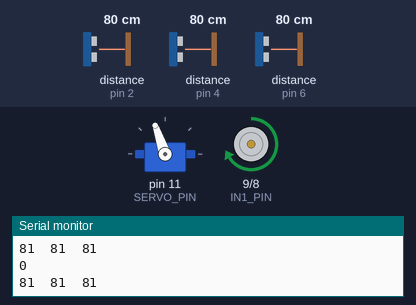
Recording of a sketch running on a simulated Arduino Uno, built with avr-gcc and run on an emulated ATmega328P. On the bench: servo, motor-driver pin pairs drawn as motors (green arrow = first pin HIGH = forward, orange = second pin HIGH = backward, longer = more drive, scaled by the enable pin), the last lines printed to the serial monitor. The test bench sets the inputs (shaded band); at power-on: distance to the obstacle (sensors on pin 4, pin 2, pin 6) 80 cm. The echo pulse lasts 58.3 µs per cm.

Above: at 1.2 s.
1.3 s: distance to the obstacle (sensor on pin 4) set to 42 cm
2.8 s: distance to the obstacle (sensor on pin 4) set to 35 cm
At 4.1 s:
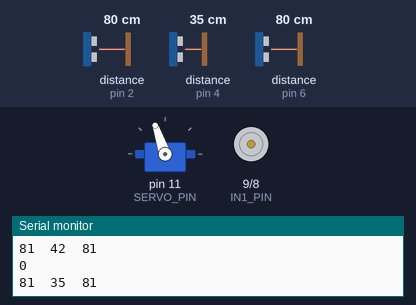
At 6.1 s:
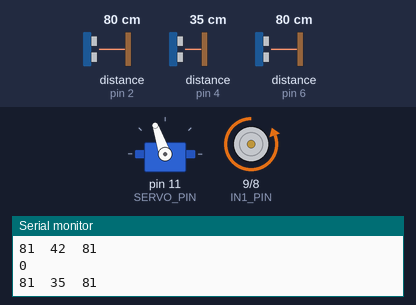
Timing chart, 0 to 18.7 s (numbered marks = the images above; inputs shaded):
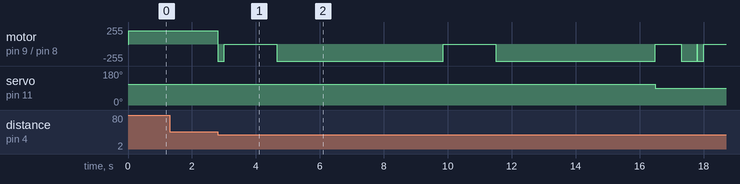

The sketch:

SencilloUltimo.ino
```cpp
/*
TODO:
- desencayar y reposicionar:
  - last time giro too long
  - if pingFront equal for x time


*/

/*
   .~~.   .~~.
  '. \ ' ' / .'
   .~ .~~~..~.
  : .~.'~'.~. :
 ~ (   ) (   ) ~
( : '~'.~.'~' : )
 ~ .~ (   ) ~. ~
  (  : '~' :  )
   '~ .~~~. ~'
       '~'
      NotAPi
*/


#include <NewPing.h>
#include <Servo.h> // Include the Servo library

// Pin definitions
#define TRIGGER_PIN1  3
#define ECHO_PIN1     2
#define TRIGGER_PIN2  5
#define ECHO_PIN2     4
#define TRIGGER_PIN3  7
#define ECHO_PIN3     6
int MaxDistance = 300;

// Motor Control Pins
#define IN1_PIN       9
#define IN2_PIN       8
#define ENABLE_PIN    10

// Servo Control
Servo myservo;
#define SERVO_PIN 11
#define mid 109
#define max 80
#define min mid + (mid - max)

int centro = mid ;// para que vaya recto
int miligiroDERECHA = 620; // cuantos milisegundo está con el motor prendido en amboos giros
int miligiroIZQUIERDA = 600; // cuantos milisegundo está con el motor prendido en amboos giros
int miligiroREPO = 500;
int distanciafreno = 40; // a que distancia en cm se para respecto la pared de delante xd

int giros = 0;
int gR = 0;
int gL = 0;
int tiempoREPO = 15000; // (milis)

unsigned long lastTurnTime = 0;

NewPing sonarRight(TRIGGER_PIN1, ECHO_PIN1, MaxDistance);
NewPing sonarFront(TRIGGER_PIN2, ECHO_PIN2, MaxDistance);
NewPing sonarLeft(TRIGGER_PIN3, ECHO_PIN3, MaxDistance);

void forward(int vel) {
  analogWrite(ENABLE_PIN, vel);
  digitalWrite(IN1_PIN, HIGH);
  digitalWrite(IN2_PIN, LOW);
}

void stop() {
  analogWrite(ENABLE_PIN, 150);
  digitalWrite(IN1_PIN, LOW);
  digitalWrite(IN2_PIN, LOW);
}

void forceStop() {
  // Breve inversión del motor para frenar el robot
  digitalWrite(IN1_PIN, LOW);
  digitalWrite(IN2_PIN, HIGH);
  analogWrite(ENABLE_PIN, 255);  // Ajusta la velocidad al máximo inverso
  delay(200);  // Pequeño retraso para aplicar el freno

  // Detener el motor completamente
  digitalWrite(IN1_PIN, LOW);
  digitalWrite(IN2_PIN, LOW);
  analogWrite(ENABLE_PIN, 0);
}  // Perform the repositioning logic here


void setup() {
  // Motor Control
  pinMode(IN1_PIN, OUTPUT);
  pinMode(IN2_PIN, OUTPUT);
  pinMode(ENABLE_PIN, OUTPUT);

  myservo.attach(SERVO_PIN);

  Serial.begin(9600);

  myservo.write(centro);

  stop();
}
//192.168.217.95
int getDistance(NewPing &sonar) {
  int distance = sonar.ping_cm();
  if (distance == 0) {
    distance = MaxDistance;
  }
  return distance;
}

void giroIzquierda(){
  // if (giros = 0){
  //   gL = 1;
  // }

  digitalWrite(IN1_PIN, LOW);
  digitalWrite(IN2_PIN, HIGH);
  analogWrite(ENABLE_PIN, 255);
  delay(400);

  digitalWrite(IN1_PIN, LOW);
  digitalWrite(IN2_PIN, HIGH);
  analogWrite(ENABLE_PIN, 0);
  delay(500);

  myservo.write(min);
  delay(450);
  forward(255);
  delay(miligiroIZQUIERDA);
  giros++;
  stop();
  lastTurnTime = millis(); // Update the last turn time
}

void giroDerecha(){
  // if (giros = 0){
  //   gR = 1;
  // }

  digitalWrite(IN1_PIN, LOW);
  digitalWrite(IN2_PIN, HIGH);
  analogWrite(ENABLE_PIN, 255);
  delay(400);

  digitalWrite(IN1_PIN, LOW);
  digitalWrite(IN2_PIN, HIGH);
  analogWrite(ENABLE_PIN, 0);
  delay(500);


  myservo.write(max);
  delay(450);
  forward(255);
  delay(miligiroDERECHA);
  giros++;
  stop();
  lastTurnTime = millis(); // Update the last turn time

}

void atras(){
  digitalWrite(IN1_PIN, LOW);
  digitalWrite(IN2_PIN, HIGH);
  analogWrite(ENABLE_PIN, 255);  // Ajusta la velocidad al máximo inverso
  delay(5000);  // Pequeño retraso para aplicar el freno
}

int getAverageFrontDistance(int numReadings) {
  int sum = 0;

  // Tomar múltiples lecturas y acumularlas
  for (int i = 0; i < numReadings; i++) {
    int distance = getDistance(sonarFront);
    sum += distance;
    delay(10); // Pequeño retraso entre lecturas para evitar interferencias
  }

  // Calcular el promedio de las lecturas
  int averageDistance = sum / numReadings;

  return averageDistance;
}

void reposition() {
  lastTurnTime = millis(); // Update the last turn time
  stop();

  // if (gR == 1){
  //   myservo.write(min);
  // }else if (gL == 1){
  //   myservo.write(max);
  // }

  myservo.write(90);
  delay(800);
  lastTurnTime = millis(); // Update the last turn time

  digitalWrite(IN1_PIN, LOW);
  digitalWrite(IN2_PIN, HIGH);
  analogWrite(ENABLE_PIN, 255);
  delay(miligiroREPO);  // Pequeño retraso para aplicar el freno
  stop();
}

void loop() {
  int leftDistance = getDistance(sonarLeft);
  int frontDistance = getDistance(sonarFront);
  int rightDistance = getDistance(sonarRight);

  Serial.print(leftDistance);
  Serial.print("  ");
  Serial.print(frontDistance);
  Serial.print("  ");
  Serial.println(rightDistance);

  if (giros < 12) {
    if (frontDistance > distanciafreno) {
      myservo.write(centro);
      forward(200);
    } else if (frontDistance < distanciafreno) {
      forceStop();
      if (getAverageFrontDistance(50) < distanciafreno) {
        stop();
        delay(1000);
        if (leftDistance > rightDistance) {
          giroIzquierda();
        } else if (leftDistance < rightDistance) {
          giroDerecha();
        } else {
          atras();
        }
      }
    }

    // Check if 20 seconds have passed since the last turn
    if (millis() - lastTurnTime >= tiempoREPO) {
      reposition();
    }
  } else {
    // Continue moving forward until front distance is 160 cm
    if (frontDistance < 160) {
      stop();
    } else {
      myservo.write(centro);
      forward(200);
    }
  }

  Serial.println(giros);
}
```

Measured:
- the behaviour switches between 40 and 39 cm on distance to the obstacle (sensor on pin 4) (found by bisection; images 0 and 1)
